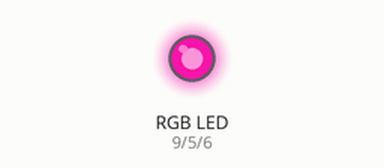
Bench run of a sketch on a simulated Arduino Uno, built with avr-gcc and run on an emulated ATmega328P. Parts: an RGB LED mixed from three pins (HIGH = lit). Dim RGB values are drawn brighter than linear; random numbers use the default seed unless the sketch sets one.

Above: at 0.1 s.
At 4.6 s:
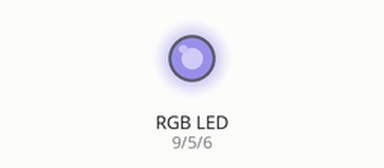
At 9.6 s:
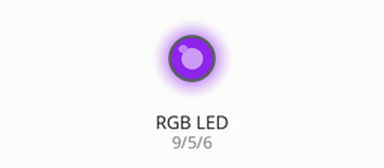
At 19.1 s:
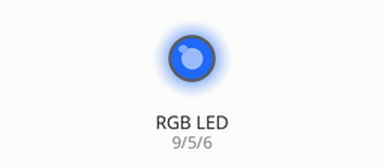
At 28.6 s:
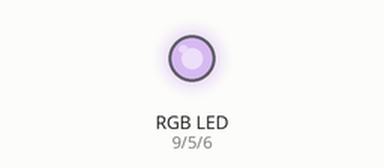
At 39.1 s:
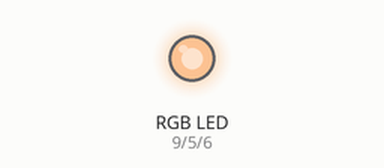
Timing chart, 0 to 40.0 s (numbered marks = the images above):
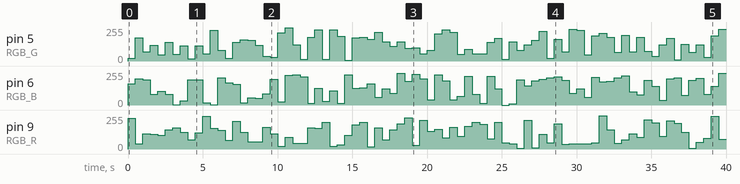

Measured:
- by itself, pin 5 (RGB_G): 0/255 → 19/255 at 0.00 s, → 175/255 0.50 s later, → 68/255 0.50 s later, → 120/255 0.50 s later, … (80 changes in this stretch)
- by itself, pin 6 (RGB_B): 0/255 → 158/255 at 0.00 s, → 197/255 0.50 s later, → 188/255 0.50 s later, → 80/255 0.50 s later, … (80 changes in this stretch)

The sketch:

Cores_RGB.ino
```cpp
/* Cores_RGB
 cores o chou
*/
#define RGB_R 9 //Led RGB vermello
#define RGB_G 5 //Led RGB verde
#define RGB_B 6 //Led RGB azul

void setup() {
 pinMode (RGB_R, OUTPUT); // Definimos como saída
 pinMode (RGB_G, OUTPUT); // "
 pinMode (RGB_B, OUTPUT); // "
}
void loop() {
 analogWrite(RGB_R, random(255)); // PWM aleatorio vermella
 analogWrite(RGB_G, random(255)); // “ verde
 analogWrite(RGB_B, random(255)); // “ azul
 delay(500);
}
```
